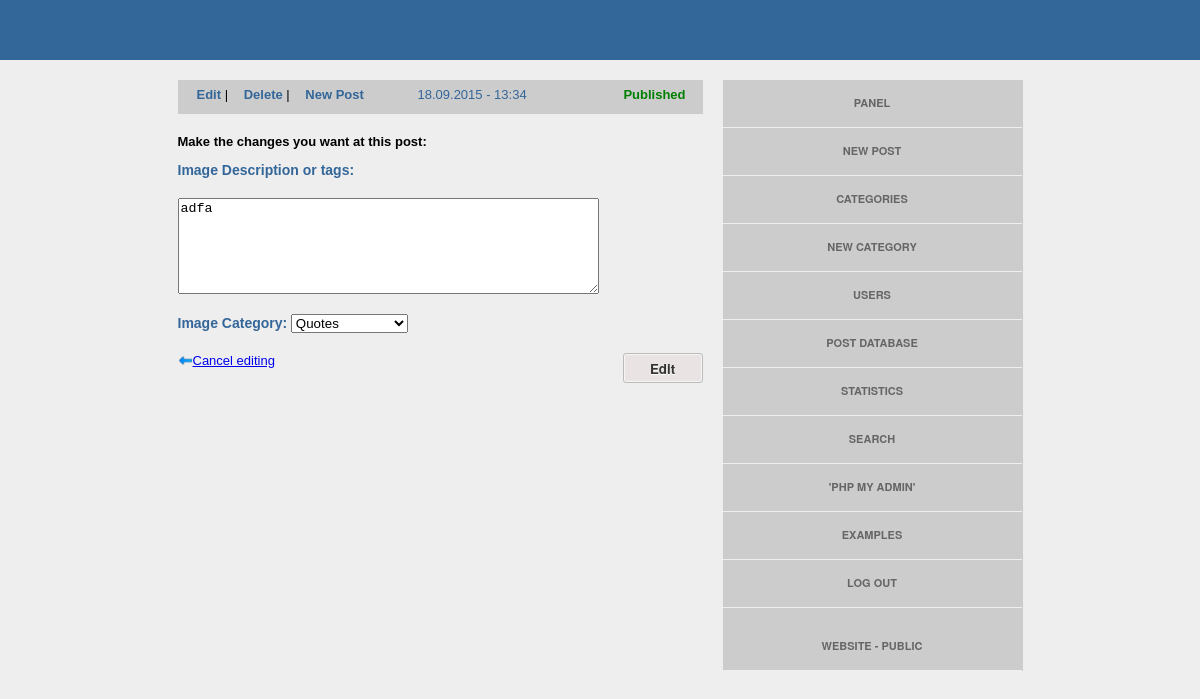
/admin/post-edit.php?p_id=14 (signed in), run on the app's committed database.
### tables this page shows
CREATE TABLE IF NOT EXISTS `posts` (
  `id` bigint(20) NOT NULL AUTO_INCREMENT,
  `user_id` int(30) NOT NULL,
  `description` text NOT NULL,
  `status` int(11) NOT NULL DEFAULT '1',
  `category_id` int(30) NOT NULL,
  `views` bigint(20) NOT NULL,
  `image_name` text NOT NULL,
  `created_at` timestamp NOT NULL DEFAULT CURRENT_TIMESTAMP ON UPDATE CURRENT_TIMESTAMP,
  PRIMARY KEY (`id`),
  UNIQUE KEY `id` (`id`),
  KEY `created_at` (`created_at`)
);

### admin/post-edit.php (the view, shortened to what this page needs)
<?php
    require_once('functions.php');
?>
<html>
    <head>
        <?php header_requires(); ?>
    </head>
    <body>
        <div class="head"></div>
            <div class="container">
                <div class="content">
                    <?php
                        $id = $_GET[ 'p_id' ];
                        view_single_post_menu($mysqli, $id);
                    ?>
                    <p><b>Make the changes you want at this post:</br></b></p>
                    <form method="post" action="" enctype="multipart/form-data">
                       <div class="form-control">
                            <label class="label-post">Image Description or tags:</label>
                        </div>
                        <div class="form-control">
                            <textarea name="description" rows="6" cols="50"><?php echo get_post_description($mysqli, $id); ?></textarea>
                        </div>
                        <div class="form-control">
                        <label class="label-post">Image Category:</label>
                        <select name="category_id">
                            <?php
                                $categories_array = get_categories_array($mysqli);
                                $post_category_id = get_post_category($mysqli, $id);
                                foreach($categories_array as $category_id => $category_name){
                                    ?>
                                    <option value="<?php echo $category_id; ?>" <?php if($post_category_id == $category_id) echo 'selected'; ?> >
                                        <?php echo $category_name; ?>
                                    </option>
                                    <?php
                                }
                            ?>
                        </select>
                    </div>
                        <div class="pull-right">
                            <button class="content_button" type="submit" name="post_edit">Edit</button>
                        </div>
                        <a href="single-post-view.php?p_id=<?php echo "$id"; ?>">
                            <img class="left-arrow" src="images/left_arrow.png">Cancel editing
                        </a>
                    </form>
                </div>
                <div class="sidebar_right">
                    <div class="menu_bar">
                        <?php show_panel_menu(); ?>
                    </div>
                </div>
            </div>
    </body>
</html>

### admin/functions.php (shortened to what this page needs)
<?php
    function header_requires(){
        ?>
        <link rel="stylesheet" type="text/css" href="<?php echo PANEL_URL; ?>css/css_panel.css"/>
        <?php
    }
        ?>
        <?php
    function show_panel_menu(){
        ?>
        <div class="menu_items"> <a href="<?php echo PANEL_URL; ?>panel.php"> Panel </a> </div>
        <div class="menu_items"> <a href="<?php echo PANEL_URL; ?>post-new.php"> New Post </a> </div>
        <div class="menu_items"> <a href="<?php echo PANEL_URL; ?>categories.php"> Categories </a> </div>
        <div class="menu_items"> <a href="<?php echo PANEL_URL; ?>category-new.php"> New Category </a> </div>
        <div class="menu_items"> <a href="<?php echo PANEL_URL; ?>users.php"> Users </a> </div>
        <div class="menu_items"> <a href="<?php echo PANEL_URL; ?>posts-database.php"> Post Database </a> </div>
        <div class="menu_items"> <a href="<?php echo PANEL_URL; ?>statistics.php"> Statistics </a> </div>
        <div class="menu_items"> <a href="<?php echo PANEL_URL; ?>search.php">Search</a> </div>
        <div class="menu_items"> <a href="<?php echo PHPMYADMIN_URL; ?>" target="_blank">'PHP MY Admin' </a> </div>
        <div class="menu_items"> <a href="<?php echo PANEL_URL; ?>examples.php"> Examples </a> </div>
        <div class="menu_items"> <a href="<?php echo PANEL_URL; ?>logout.php">Log Out</a> </div>
        <div class="menu_items"><a  href="<?php echo MAIN_URL; ?>" target="_blank"> Website - Public </a> </div>
        <?php
    }
        ?>
        <?php
    function view_single_post_menu($mysqli, $post_id) {
        $query_posts   = "SELECT id, status, created_at, views FROM posts WHERE id = $post_id";
        $result_posts  = mysqli_query($mysqli, $query_posts);
        $row_post_menu = mysqli_fetch_array($result_posts);
        ?>
        <div class="head_menu_content"  >
        <a title="Edit this post" href="post-edit.php?p_id=<?php echo $post_id; ?>">Edit</a>
            |
        <a onclick="return confirm('Press OK to delete this post. ')" href="?p_id=<?php echo $post_id; ?>&del=1" title="Delete this post">Delete</a>
            |
        <a title="Add a new post" href="post-new.php">New Post</a>
        <span title="<?php echo (date("l, d F, H:i", strtotime($row_post_menu[ 'created_at' ]))); ?>" style="margin-left:50px; color:#336699; cursor:default;">
            <?php echo (date("d.m.Y - H:i", strtotime($row_post_menu[ 'created_at' ]))); ?>
        </span>
        <?php
        if ($row_post_menu[ 'status' ] == '1') {
            ?>
            <span style="float:right; margin-right:10px; cursor:default; color:#008000; font-weight:bold;">
            Published
            </span>
            <?php
        }
        else {
            ?>
            <span style="float:right; margin-right:10px; color:#AF0000; font-weight:bold;">
            Not Published
            </p>
            <?php
        } ?>
        </div>
        <?php
    }
            ?>
                <?php
    function get_categories_array($mysqli){
        $query = "SELECT id, category_name FROM categories ORDER BY category_name ";
        $result = mysqli_query($mysqli, $query);
        $categories_array = array();
        while($row = mysqli_fetch_array($result)){
          $categories_array[$row['id']] = $row['category_name'];
        }
        return $categories_array;
    }
     function get_post_description($mysqli, $post_id){
        $query = "SELECT description FROM posts WHERE id = $post_id ";
        $result = mysqli_query($mysqli, $query);
        $row = mysqli_fetch_array($result);
        return $row['description'];
    }
    function get_post_category($mysqli, $post_id){
        $query = "SELECT category_id FROM posts WHERE id = $post_id ";
        $result = mysqli_query($mysqli, $query);
        $row = mysqli_fetch_array($result);
        return $row['category_id'];
    }
?>

### admin/css/css_panel.css (style rules this page uses)
body { padding:0px; margin:0px; background-color:#eee; font-size:13px; font-family: "Trebuchet MS", Arial, Helvetica, sans-serif; }
.head { width:100%; height: 60px; background-color:#336699; margin-bottom:20px; }
.container { margin-left:auto; margin-right:auto; width:845px; min-height:500px; padding:0px; background:none; border:none; overflow-x: auto; }
.content { width:525px; min-height:600px; padding:0px; background:none; border:none; float:left; overflow-x: auto; }
.content label { color:#336699; font-weight:550; font-family: Arial, Helvetica, sans-serif; font-size:14px; text-align:left; display:inline; padding-top:5px; vertical-align:text-bottom; }
.sidebar_right { width:300px; min-height:600px; background:none; border:none; border-radius: none; float:right; }
.menu_bar { width:300px; min-height:300px; background-color :#cccccc; border:none; border-radius: none; overflow-x: auto; margin-bottom: 20px; float:right; }
.menu_items { width:275px; min-height: 20px; text-align:center; border-top: 1px ; border-bottom: 1px solid #eee; padding:12px; margin-top:3px; }
.menu_items a { text-decoration:none; text-transform:uppercase; border:none; padding:6px; -webkit-border-radius:4px; -moz-border-radius:0px; font-size: 11px ; font-family: Helvetica Neue,Arial,sans-serif; font-weight:bold; color: #666666; cursor:pointer; }
.head_menu_content { width:511px; height:20px; padding:7px; background-color:#cccccc; border:none; margin-bottom:20px; }
.head_menu_content a { padding-top:10px; padding-left:12px; color:#336699; font-size:13px; font-weight:bold; text-decoration:none; }
button.content_button { background: #e9e3e3; border: 1px solid #bbb; border-radius: 3px; -webkit-box-shadow: inset 0 0 1px 1px #f6f6f6; box-shadow: inset 0 0 1px 1px #f6f6f6; color: #333; font-family: "helvetica neue", helvetica, arial, sans-serif; font-weight: bold; font-size: 12px/1; padding-left: 10px ; padding-right: 10px ; text-align: center; text-shadow: 0 1px 0 #fff; min-width: 80px; height: 30px; }
.label-post { color: #336699; font-family: Arial, Helvetica, sans-serif; font-size: 14px; text-align: left; display: inline; padding-top: 5px; vertical-align: text-bottom; }
.form-control { margin-bottom: 20px; }
.pull-right { float:right; }
.left-arrow { width:15px; margin-bottom:-3px; height:auto;" }

### data on the page
posts: created_at "18.09.2015 - 13:34", description "adfa", category_id "Quotes"
